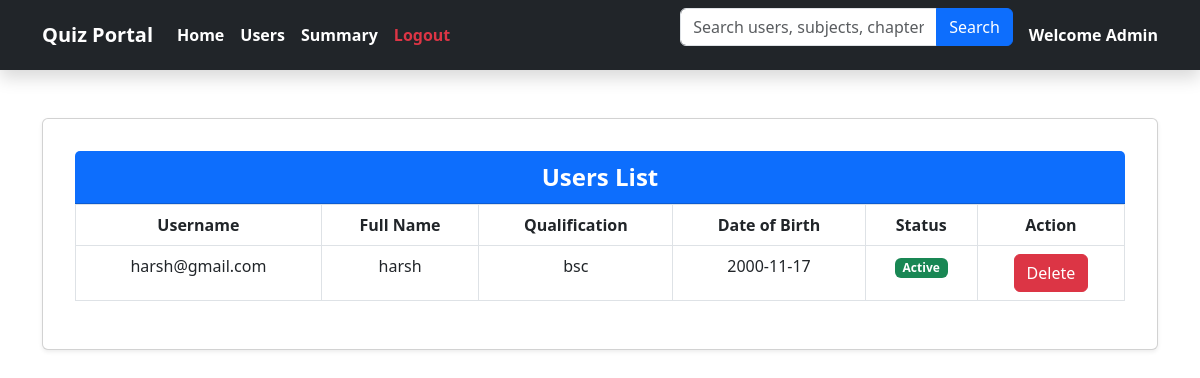
Screenshot of /users with the database file from the repository.
### backend/models.py (models this page shows)
class User(db.Model):
    __tablename__ = 'users'
    id = db.Column(db.Integer, primary_key=True)
    email = db.Column(db.String(120), unique=True, nullable=False)
    password = db.Column(db.String(255), nullable=False)
    full_name = db.Column(db.String(100))
    qualification = db.Column(db.String(100))
    dob = db.Column(db.Date)
    role = db.Column(db.String(10), default='user')
    scores = db.relationship('Score', backref='user', lazy=True, cascade='all, delete-orphan') # 'admin' or 'user

### app.py (the view)
@app.route('/users')
def users():
    users = User.query.filter(User.email != 'admin@gmail.com').all()  # Exclude admin
    return render_template('users_list.html', users=users)

### templates/users_list.html (shortened to what this page needs)
{% extends "navbar.html" %}
{% block content %}
    <div class="card p-3 shadow-sm">
        <div class="card-body">
            <div class="card-header bg-primary text-white text-center fs-4 fw-bold">
                Users List
            </div>
            <table class="table table-bordered text-center">
                <thead>
                    <tr>
                        <th>Username</th>
                        <th>Full Name</th>
                        <th>Qualification</th>
                        <th>Date of Birth</th>
                        <th>Status</th>
                        <th>Action</th>
                    </tr>
                </thead>
                <tbody>
                    {% for user in users %}
                    <tr>
                        <td>{{ user.email }}</td>
                        <td>{{ user.full_name }}</td>
                        <td>{{ user.qualification }}</td>
                        <td>{{ user.dob }}</td>
                        <td>
                            <span class="badge bg-success btn-status">Active</span>
                        </td>
                        <td>
                            <form method="POST" action="{{ url_for('delete_user', user_id=user.id) }}" class="d-inline">
                                <button type="submit" class="btn btn-danger">
                                    Delete
                                </button>
                            </form>
                        </td>
                    </tr>
                    {% endfor %}
                </tbody>
            </table>
        </div>
    </div>
{% endblock %}

### rows the page displays
User: email "harsh@gmail.com", full_name "harsh", qualification "bsc", dob "2000-11-17"
